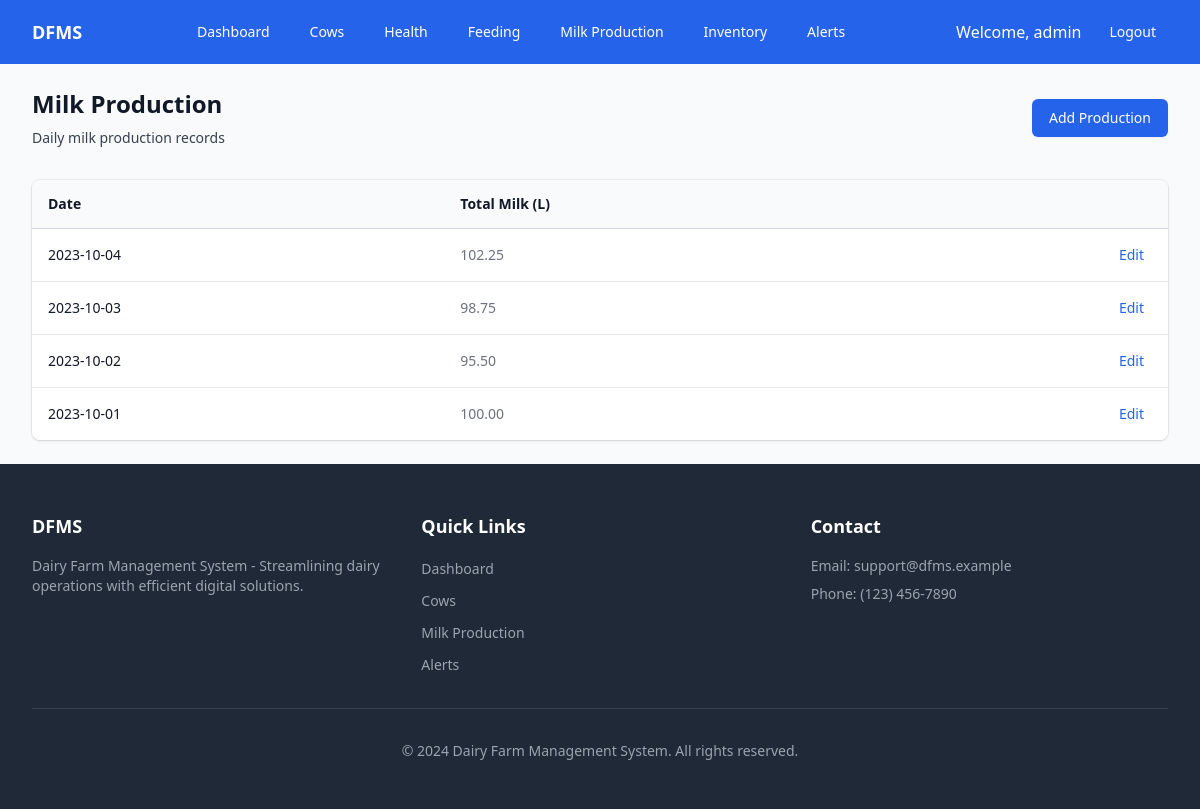
Page /modules/milk/index.php (signed in) on the committed database.
### tables this page shows
CREATE TABLE milk_production (
    production_id INT AUTO_INCREMENT PRIMARY KEY,
    production_date DATE NOT NULL,
    total_milk_yield DECIMAL(10,2)
);

### modules/milk/index.php (the view, shortened to what this page needs)
<?php
try {
    $conn = getDBConnection();
    $stmt = $conn->query("SELECT * FROM milk_production ORDER BY production_date DESC LIMIT 30");
    $productions = $stmt->fetchAll(PDO::FETCH_ASSOC);
} catch (PDOException $e) {
    $productions = [];
}
require_once '../../includes/header.php';
?>
<div class="py-6">
    <div class="max-w-7xl mx-auto px-4 sm:px-6 lg:px-8">
        <div class="sm:flex sm:items-center">
            <div class="sm:flex-auto">
                <h1 class="text-2xl font-semibold text-gray-900">Milk Production</h1>
                <p class="mt-2 text-sm text-gray-700">Daily milk production records</p>
            </div>
            <div class="mt-4 sm:mt-0 sm:ml-16 sm:flex-none">
                <a href="add.php" class="inline-flex items-center justify-center rounded-md border border-transparent bg-blue-600 px-4 py-2 text-sm font-medium text-white shadow-sm hover:bg-blue-700">
                    Add Production
                </a>
            </div>
        </div>
        <div class="mt-8 flex flex-col">
            <div class="-my-2 -mx-4 overflow-x-auto sm:-mx-6 lg:-mx-8">
                <div class="inline-block min-w-full py-2 align-middle md:px-6 lg:px-8">
                    <div class="overflow-hidden shadow ring-1 ring-black ring-opacity-5 md:rounded-lg">
                        <table class="min-w-full divide-y divide-gray-300">
                            <thead class="bg-gray-50">
                                <tr>
                                    <th scope="col" class="py-3.5 pl-4 pr-3 text-left text-sm font-semibold text-gray-900">Date</th>
                                    <th scope="col" class="px-3 py-3.5 text-left text-sm font-semibold text-gray-900">Total Milk (L)</th>
                                    <th scope="col" class="relative py-3.5 pl-3 pr-4 sm:pr-6">
                                    </th>
                                </tr>
                            </thead>
                            <tbody class="divide-y divide-gray-200 bg-white">
                                <?php foreach ($productions as $production): ?>
                                <tr>
                                    <td class="whitespace-nowrap py-4 pl-4 pr-3 text-sm text-gray-900">
                                        <?php echo htmlspecialchars($production['production_date']); ?>
                                    </td>
                                    <td class="whitespace-nowrap px-3 py-4 text-sm text-gray-500">
                                        <?php echo number_format($production['total_milk_yield'], 2); ?>
                                    </td>
                                    <td class="relative whitespace-nowrap py-4 pl-3 pr-4 text-right text-sm font-medium sm:pr-6">
                                        <a href="edit.php?id=<?php echo $production['production_id']; ?>" class="text-blue-600 hover:text-blue-900">Edit</a>
                                    </td>
                                </tr>
                                <?php endforeach; ?>
                            </tbody>
                        </table>
                    </div>
                </div>
            </div>
        </div>
    </div>
</div>
<?php require_once '../../includes/footer.php'; ?>

### rows in the picture
milk_production: production_date "2023-10-04", total_milk_yield "102.25"
milk_production: production_date "2023-10-03", total_milk_yield "98.75"
milk_production: production_date "2023-10-02", total_milk_yield "95.50"
milk_production: production_date "2023-10-01", total_milk_yield "100.00"

### other values in the picture
$label "Dashboard"
$label "Cows"
$label "Health"
$label "Feeding"
$label "Milk Production"
$label "Inventory"
$label "Alerts"
$_SESSION['username'] "admin"
